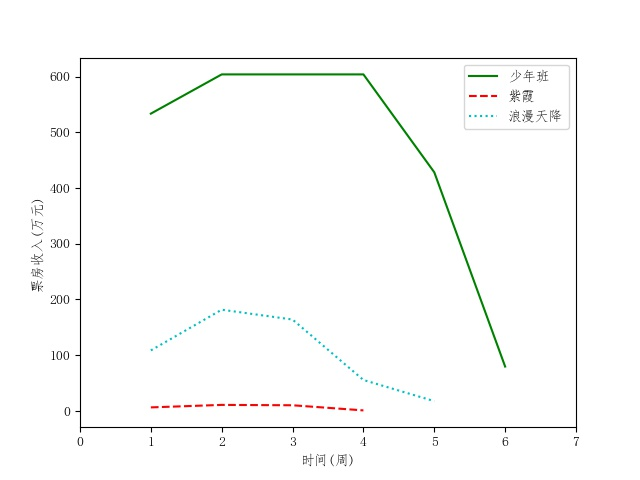

This chart was generated by the following Python code:
#coding=utf-8
import pandas as pd
import matplotlib.pyplot as plt
'''
大致思路：
    求出各影片的上映总天数，求出每个城市的日平均票房，再计算该影片从最早放映时间到最晚放映时间
    日票房累加的和，按照周数进行截取求和，计算出该影片的周票房
'''
names=['name','s_time','e_time','bor','city']
df = pd.read_csv('film_log3.csv',sep=';',names=names,usecols=[0,1,2,7,8])
df['s_time'] = pd.to_datetime(df['s_time'])
df['e_time'] = pd.to_datetime(df['e_time'])
df['bor'] = df['bor'].str.split(')').str[1].astype(float)
#求出各城市的日平均票房
daily_mean=[]
for i in xrange(len(df)):
    date = (df['e_time'][i]-df['s_time'][i]).days+1
    bor= df['bor'][i]
    daily_mean.append(bor/date)
#将计算完成的日平均加入 DataFrame
df['daily_mean'] = daily_mean
#上映天数 和 周数
period = lambda x:(x['e_time'].max()-x['s_time'].min()).days+1
week = lambda y:y//7+(y%7>0)
A = df[df['name']=='《少年班》'].drop_duplicates()
B = df[df['name']=='《紫霞》'].drop_duplicates()
C = df[df['name']=='《浪漫天降》'].drop_duplicates()
#计算各影片的上映天数
A_period = period(A)
B_period = period(B)
C_period = period(C)
#上映周数
A_week = week(A_period)
B_week = week(B_period)
C_week = week(C_period)
#计算周票房的方法
#从最早放映到最晚放映时间进行累加
#并进行周数的切割
#返回周票房列表
def w_bor(p,n):
    bor_sum=[]
    for i in xrange(p):
        temp_date=n['s_time'].min()+pd.Timedelta(days=i)
        temp_bor = n[(n['s_time']<=temp_date)&(n['e_time']>=temp_date)]['daily_mean'].sum()
        bor_sum.append(temp_bor)
    week_bor=[]
    for j in xrange(0,len(bor_sum),7):
        week_bor.append(sum(bor_sum[j:j+7]))
    return week_bor

A_wbor = w_bor(A_period,A)
B_wbor = w_bor(B_period,B)
C_wbor = w_bor(C_period,C)
#将A的第一周 B的第二周 C的第三周票房依次写入文件
with open('ans0303.dat','w') as f:
    f.write('%.6f,%.6f,%.6f'%(A_wbor[0],B_wbor[1],C_wbor[2]))
#进行周票房趋势图的绘制
plt.rcParams['font.family']='Fangsong'
fig = plt.figure()
ax =fig.add_subplot(111)
ax.plot(range(1,A_week+1),A_wbor,'g-',label=u'少年班')
ax.plot(range(1,B_week+1),B_wbor,'r--',label=u'紫霞')
ax.plot(range(1,C_week+1),C_wbor,'c:',label=u'浪漫天降')
ax.set_ylabel(u'票房收入(万元)')
ax.set_xlabel(u'时间(周)')
ax.set_xlim(0,7)
ax.legend()
plt.savefig('ans0303.jpg')
plt.show()